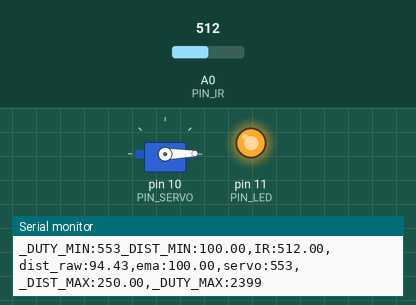
Bench run of a sketch on a simulated Arduino Uno, built with avr-gcc and run on an emulated ATmega328P. On the bench: servo, output pins drawn as LEDs (lit = HIGH), the last lines printed to the serial monitor. The inputs (shaded band) are chosen by the test bench; at power-on: A0 (PIN_IR) = 512.

Above: at 1.2 s.
1.3 s: A0 (PIN_IR) set to 476
At 2.4 s:
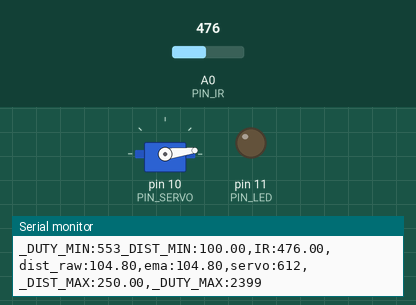
3.4 s: A0 (PIN_IR) set to 306
At 5.3 s:
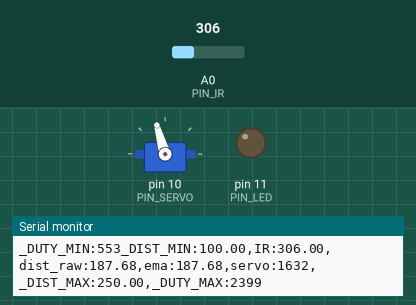
5.8 s: A0 (PIN_IR) set to 240
At 6.6 s:
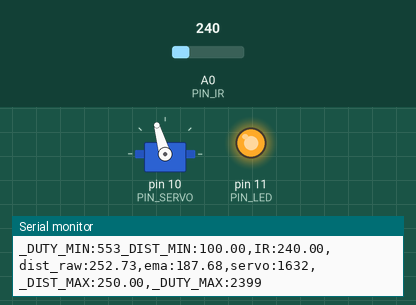
7.3 s: A0 (PIN_IR) set to 253
At 8.8 s:
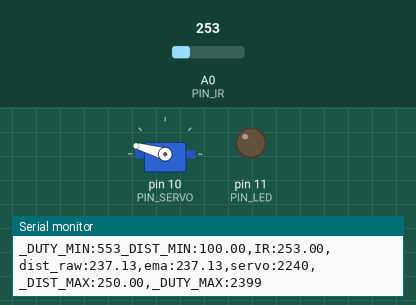
9.1 s: A0 (PIN_IR) set to 122
At 10.3 s:
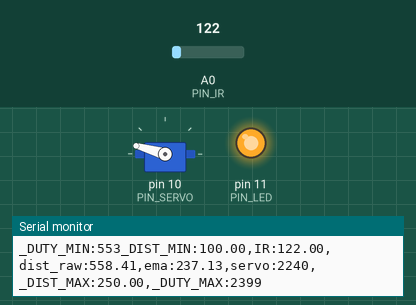
10.6 s: A0 (PIN_IR) set to 260
At 11.6 s:
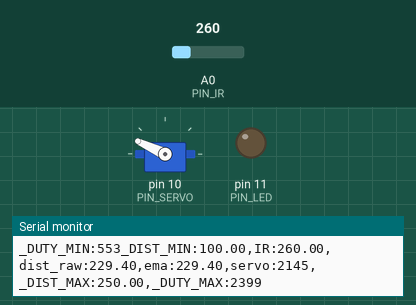
Timing chart, 0 to 13.4 s (numbered marks = the images above; inputs shaded):
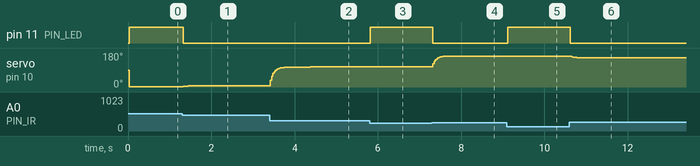

The sketch:

17P14.ino
```cpp
#include <Servo.h>

// Arduino pin assignment

#define PIN_IR    0         // IR sensor at Pin A0
#define PIN_LED   11
#define PIN_SERVO 10

#define _DUTY_MIN 553  // servo full clock-wise position (0 degree)
#define _DUTY_NEU 1476  // servo neutral position (90 degree)
#define _DUTY_MAX 2399  // servo full counter-clockwise position (180 degree)

#define _DIST_MIN  100.0   // minimum distance 100mm
#define _DIST_MAX  250.0   // maximum distance 250mm

#define EMA_ALPHA  0.3      // for EMA Filter

#define LOOP_INTERVAL 30   // Loop Interval (unit: msec)

Servo myservo;
unsigned long last_loop_time;   // unit: msec

float dist_prev = _DIST_MIN;
float dist_ema = _DIST_MIN;
float dist_filtered;

void setup()
{
  pinMode(PIN_LED, OUTPUT);

  myservo.attach(PIN_SERVO);
  myservo.writeMicroseconds(_DUTY_NEU);

  Serial.begin(1000000);    // 1,000,000 bps
}

void loop()
{
  unsigned long time_curr = millis();
  int duty;
  float a_value, dist_raw;

  // wait until next event time
  if (time_curr < (last_loop_time + LOOP_INTERVAL))
    return;
  last_loop_time += LOOP_INTERVAL;

  a_value = analogRead(PIN_IR);
  dist_raw = ((6762.0 / (a_value - 9.0)) - 4.0) * 10.0;

  if ((dist_raw == 0.0) || (dist_raw > _DIST_MAX)) {
      dist_filtered = dist_prev;
  } else if (dist_raw < _DIST_MIN) {
      dist_filtered = dist_prev;
  } else {    // In desired Range
      dist_filtered = dist_raw;
      dist_prev = dist_raw;
  }

  dist_ema = EMA_ALPHA*dist_filtered + (1-EMA_ALPHA)* dist_ema;

  duty = (dist_ema - _DIST_MIN) * (_DUTY_MAX - _DUTY_MIN) / (_DIST_MAX - _DIST_MIN) + _DUTY_MIN;

  // LED Control
  if (100.0 <= dist_raw && dist_raw <= 250.0)
  {
    digitalWrite(PIN_LED, 0);
  }
  else
  {
    digitalWrite(PIN_LED, 1);
  }

  myservo.writeMicroseconds(duty);

  Serial.print("_DUTY_MIN:");  Serial.print(_DUTY_MIN);
  Serial.print("_DIST_MIN:");  Serial.print(_DIST_MIN);
  Serial.print(",IR:");        Serial.print(a_value);
  Serial.print(",dist_raw:");  Serial.print(dist_raw);
  Serial.print(",ema:");       Serial.print(dist_ema);
  Serial.print(",servo:");     Serial.print(duty);
  Serial.print(",_DIST_MAX:"); Serial.print(_DIST_MAX);
  Serial.print(",_DUTY_MAX:"); Serial.print(_DUTY_MAX);
  Serial.println("");
}
```

Measured:
- the behaviour switches between 493 and 492 on A0 (PIN_IR) (found by bisection; images 0 and 1)
- the behaviour switches between 242 and 243 on A0 (PIN_IR) (found by bisection; images 3 and 4)
- after the input at 1.3 s, pin 11 (PIN_LED): HIGH → LOW at once; servo on pin 10 (PIN_SERVO): 1° → 5° at once, → 6° 0.12 s later, → 7° 0.51 s later
- after the input at 3.4 s, servo on pin 10 (PIN_SERVO): moves from 7° to 106° over 0.96 s, starting at once
- after the input at 5.8 s, pin 11 (PIN_LED): LOW → HIGH at once
- after the input at 7.3 s, pin 11 (PIN_LED): HIGH → LOW at once; servo on pin 10 (PIN_SERVO): moves from 106° to 164° over 0.33 s, starting at once
- after the input at 9.1 s, pin 11 (PIN_LED): LOW → HIGH at once
- after the input at 10.6 s, pin 11 (PIN_LED): HIGH → LOW at once; servo on pin 10 (PIN_SERVO): 164° → 158° at once, → 156° 0.12 s later, → 155° 0.18 s later
